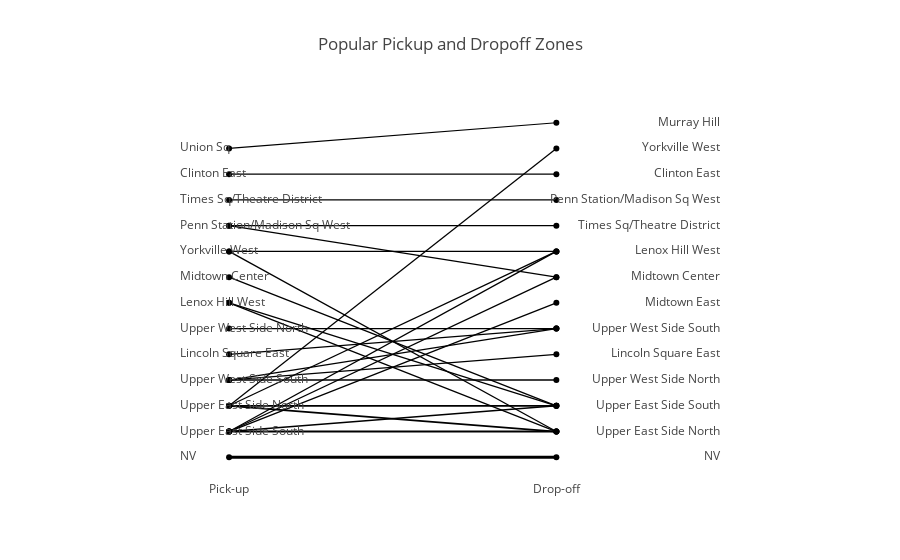

Notebook source saved alongside this figure:
### Code cell
import pandas as pd
import plotly.graph_objects as go
import streamlit as st

# Group data to count connections and take top 25
top_connections = (
    TripsWithZones.groupby(['pickup_zone', 'dropoff_zone'])
    .size()
    .reset_index(name='count')
    .sort_values('count', ascending=False)
    .head(25)
)

# Get unique pickup and dropoff zones
pickup_zones = top_connections['pickup_zone'].unique()
dropoff_zones = top_connections['dropoff_zone'].unique()

# Create Plotly figure
fig = go.Figure()

# Add lines for top connections with hover labels
for _, row in top_connections.iterrows():
    start_idx = list(pickup_zones).index(row['pickup_zone'])
    end_idx = list(dropoff_zones).index(row['dropoff_zone'])
    count = row['count']
    
    # Add a trace for each connection
    fig.add_trace(go.Scatter(
        x=[1, 3],
        y=[start_idx, end_idx],
        mode='lines+markers',
        line=dict(
            width=1 + 2 * (count / top_connections['count'].max()),  # Line thickness
            color='black'
        ),
        hoverinfo='text',
        text=f"{row['pickup_zone']} → {row['dropoff_zone']}<br>Trips: {count}",
        marker=dict(size=6, color='black')  # Markers at endpoints
    ))

# Add labels for pickup zones on the far left (outside the graph)
for idx, zone in enumerate(pickup_zones):
    fig.add_trace(go.Scatter(
        x=[0.7],  # Move further to the left
        y=[idx],
        mode='text',
        text=[zone],
        textposition='middle right',  # Ensure proper alignment
        hoverinfo='skip',
        showlegend=False,
        textfont=dict(size=12)
    ))

# Add labels for dropoff zones on the far right (outside the graph)
for idx, zone in enumerate(dropoff_zones):
    fig.add_trace(go.Scatter(
        x=[4],  # Move further to the right
        y=[idx],
        mode='text',
        text=[zone],
        textposition='middle left',  # Ensure proper alignment
        hoverinfo='skip',
        showlegend=False,
        textfont=dict(size=12)
    ))

# Customize the layout
fig.update_layout(
    title="Popular Pickup and Dropoff Zones",
    xaxis=dict(
        tickvals=[1, 3],
        ticktext=['Pick-up', 'Drop-off'],
        showgrid=False,
        zeroline=False
    ),
    yaxis=dict(
        showgrid=False,
        zeroline=False,
        showticklabels=False  # Hide default tick labels for clarity
    ),
    showlegend=False,
    plot_bgcolor='white',
    margin=dict(l=150, r=150)  # Add more space for labels
)

# Display in Streamlit
fig.show()

### Figure 1 — Plotly figure (JSON) as saved in the notebook; plotly's stock layout.template omitted (floating-point values rounded to 4 significant figures)
{"data": [{"hoverinfo": "text", "line": {"color": "black", "width": 3}, "marker": {"color": "black", "size": 6}, "mode": "lines+markers", "text": "NV → NV<br>Trips: 116944", "type": "scatter", "x": [1, 3], "y": [0, 0]}, {"hoverinfo": "text", "line": {"color": "black", "width": 1.801}, "marker": {"color": "black", "size": 6}, "mode": "lines+markers", "text": "Upper East Side South → Upper East Side North<br>Trips: 46855", "type": "scatter", "x": [1, 3], "y": [1, 1]}, {"hoverinfo": "text", "line": {"color": "black", "width": 1.741}, "marker": {"color": "black", "size": 6}, "mode": "lines+markers", "text": "Upper East Side North → Upper East Side North<br>Trips: 43316", "type": "scatter", "x": [1, 3], "y": [2, 1]}, {"hoverinfo": "text", "line": {"color": "black", "width": 1.68}, "marker": {"color": "black", "size": 6}, "mode": "lines+markers", "text": "Upper East Side North → Upper East Side South<br>Trips: 39737", "type": "scatter", "x": [1, 3], "y": [2, 2]}, {"hoverinfo": "text", "line": {"color": "black", "width": 1.62}, "marker": {"color": "black", "size": 6}, "mode": "lines+markers", "text": "Upper East Side South → Upper East Side South<br>Trips: 36260", "type": "scatter", "x": [1, 3], "y": [1, 2]}, {"hoverinfo": "text", "line": {"color": "black", "width": 1.398}, "marker": {"color": "black", "size": 6}, "mode": "lines+markers", "text": "Upper West Side South → Upper West Side North<br>Trips: 23278", "type": "scatter", "x": [1, 3], "y": [3, 3]}, {"hoverinfo": "text", "line": {"color": "black", "width": 1.362}, "marker": {"color": "black", "size": 6}, "mode": "lines+markers", "text": "Upper West Side South → Lincoln Square East<br>Trips: 21138", "type": "scatter", "x": [1, 3], "y": [3, 4]}, {"hoverinfo": "text", "line": {"color": "black", "width": 1.35}, "marker": {"color": "black", "size": 6}, "mode": "lines+markers", "text": "Lincoln Square East → Upper West Side South<br>Trips: 20448", "type": "scatter", "x": [1, 3], "y": [4, 5]}, {"hoverinfo": "text", "line": {"color": "black", "width": 1.344}, "marker": {"color": "black", "size": 6}, "mode": "lines+markers", "text": "Upper West Side North → Upper West Side South<br>Trips: 20102", "type": "scatter", "x": [1, 3], "y": [5, 5]}, {"hoverinfo": "text", "line": {"color": "black", "width": 1.318}, "marker": {"color": "black", "size": 6}, "mode": "lines+markers", "text": "Lenox Hill West → Upper East Side North<br>Trips: 18595", "type": "scatter", "x": [1, 3], "y": [6, 1]}, {"hoverinfo": "text", "line": {"color": "black", "width": 1.31}, "marker": {"color": "black", "size": 6}, "mode": "lines+markers", "text": "Upper East Side South → Midtown East<br>Trips: 18123", "type": "scatter", "x": [1, 3], "y": [1, 6]}, {"hoverinfo": "text", "line": {"color": "black", "width": 1.305}, "marker": {"color": "black", "size": 6}, "mode": "lines+markers", "text": "Midtown Center → Upper East Side South<br>Trips: 17822", "type": "scatter", "x": [1, 3], "y": [7, 2]}, {"hoverinfo": "text", "line": {"color": "black", "width": 1.302}, "marker": {"color": "black", "size": 6}, "mode": "lines+markers", "text": "Yorkville West → Upper East Side North<br>Trips: 17646", "type": "scatter", "x": [1, 3], "y": [8, 1]}, {"hoverinfo": "text", "line": {"color": "black", "width": 1.296}, "marker": {"color": "black", "size": 6}, "mode": "lines+markers", "text": "Upper West Side South → Upper West Side South<br>Trips: 17335", "type": "scatter", "x": [1, 3], "y": [3, 5]}, {"hoverinfo": "text", "line": {"color": "black", "width": 1.296}, "marker": {"color": "black", "size": 6}, "mode": "lines+markers", "text": "Upper East Side South → Midtown Center<br>Trips: 17285", "type": "scatter", "x": [1, 3], "y": [1, 7]}, {"hoverinfo": "text", "line": {"color": "black", "width": 1.294}, "marker": {"color": "black", "size": 6}, "mode": "lines+markers", "text": "Penn Station/Madison Sq West → Midtown Center<br>Trips: 17185", "type": "scatter", "x": [1, 3], "y": [9, 7]}, {"hoverinfo": "text", "line": {"color": "black", "width": 1.29}, "marker": {"color": "black", "size": 6}, "mode": "lines+markers", "text": "Upper East Side South → Lenox Hill West<br>Trips: 16945", "type": "scatter", "x": [1, 3], "y": [1, 8]}, {"hoverinfo": "text", "line": {"color": "black", "width": 1.285}, "marker": {"color": "black", "size": 6}, "mode": "lines+markers", "text": "Penn Station/Madison Sq West → Times Sq/Theatre District<br>Trips: 16691", "type": "scatter", "x": [1, 3], "y": [9, 9]}, {"hoverinfo": "text", "line": {"color": "black", "width": 1.284}, "marker": {"color": "black", "size": 6}, "mode": "lines+markers", "text": "Times Sq/Theatre District → Penn Station/Madison Sq West<br>Trips: 16593", "type": "scatter", "x": [1, 3], "y": [10, 10]}, {"hoverinfo": "text", "line": {"color": "black", "width": 1.28}, "marker": {"color": "black", "size": 6}, "mode": "lines+markers", "text": "Lenox Hill West → Upper East Side South<br>Trips: 16395", "type": "scatter", "x": [1, 3], "y": [6, 2]}, {"hoverinfo": "text", "line": {"color": "black", "width": 1.274}, "marker": {"color": "black", "size": 6}, "mode": "lines+markers", "text": "Clinton East → Clinton East<br>Trips: 16033", "type": "scatter", "x": [1, 3], "y": [11, 11]}, {"hoverinfo": "text", "line": {"color": "black", "width": 1.274}, "marker": {"color": "black", "size": 6}, "mode": "lines+markers", "text": "Upper East Side North → Lenox Hill West<br>Trips: 16026", "type": "scatter", "x": [1, 3], "y": [2, 8]}, {"hoverinfo": "text", "line": {"color": "black", "width": 1.267}, "marker": {"color": "black", "size": 6}, "mode": "lines+markers", "text": "Yorkville West → Lenox Hill West<br>Trips: 15600", "type": "scatter", "x": [1, 3], "y": [8, 8]}, {"hoverinfo": "text", "line": {"color": "black", "width": 1.256}, "marker": {"color": "black", "size": 6}, "mode": "lines+markers", "text": "Upper East Side North → Yorkville West<br>Trips: 14955", "type": "scatter", "x": [1, 3], "y": [2, 12]}, {"hoverinfo": "text", "line": {"color": "black", "width": 1.253}, "marker": {"color": "black", "size": 6}, "mode": "lines+markers", "text": "Union Sq → Murray Hill<br>Trips: 14792", "type": "scatter", "x": [1, 3], "y": [12, 13]}, {"hoverinfo": "skip", "mode": "text", "showlegend": false, "text": ["NV"], "textfont": {"size": 12}, "textposition": "middle right", "type": "scatter", "x": [0.7], "y": [0]}, {"hoverinfo": "skip", "mode": "text", "showlegend": false, "text": ["Upper East Side South"], "textfont": {"size": 12}, "textposition": "middle right", "type": "scatter", "x": [0.7], "y": [1]}, {"hoverinfo": "skip", "mode": "text", "showlegend": false, "text": ["Upper East Side North"], "textfont": {"size": 12}, "textposition": "middle right", "type": "scatter", "x": [0.7], "y": [2]}, {"hoverinfo": "skip", "mode": "text", "showlegend": false, "text": ["Upper West Side South"], "textfont": {"size": 12}, "textposition": "middle right", "type": "scatter", "x": [0.7], "y": [3]}, {"hoverinfo": "skip", "mode": "text", "showlegend": false, "text": ["Lincoln Square East"], "textfont": {"size": 12}, "textposition": "middle right", "type": "scatter", "x": [0.7], "y": [4]}, {"hoverinfo": "skip", "mode": "text", "showlegend": false, "text": ["Upper West Side North"], "textfont": {"size": 12}, "textposition": "middle right", "type": "scatter", "x": [0.7], "y": [5]}, {"hoverinfo": "skip", "mode": "text", "showlegend": false, "text": ["Lenox Hill West"], "textfont": {"size": 12}, "textposition": "middle right", "type": "scatter", "x": [0.7], "y": [6]}, {"hoverinfo": "skip", "mode": "text", "showlegend": false, "text": ["Midtown Center"], "textfont": {"size": 12}, "textposition": "middle right", "type": "scatter", "x": [0.7], "y": [7]}, {"hoverinfo": "skip", "mode": "text", "showlegend": false, "text": ["Yorkville West"], "textfont": {"size": 12}, "textposition": "middle right", "type": "scatter", "x": [0.7], "y": [8]}, {"hoverinfo": "skip", "mode": "text", "showlegend": false, "text": ["Penn Station/Madison Sq West"], "textfont": {"size": 12}, "textposition": "middle right", "type": "scatter", "x": [0.7], "y": [9]}, {"hoverinfo": "skip", "mode": "text", "showlegend": false, "text": ["Times Sq/Theatre District"], "textfont": {"size": 12}, "textposition": "middle right", "type": "scatter", "x": [0.7], "y": [10]}, {"hoverinfo": "skip", "mode": "text", "showlegend": false, "text": ["Clinton East"], "textfont": {"size": 12}, "textposition": "middle right", "type": "scatter", "x": [0.7], "y": [11]}, {"hoverinfo": "skip", "mode": "text", "showlegend": false, "text": ["Union Sq"], "textfont": {"size": 12}, "textposition": "middle right", "type": "scatter", "x": [0.7], "y": [12]}, {"hoverinfo": "skip", "mode": "text", "showlegend": false, "text": ["NV"], "textfont": {"size": 12}, "textposition": "middle left", "type": "scatter", "x": [4], "y": [0]}, {"hoverinfo": "skip", "mode": "text", "showlegend": false, "text": ["Upper East Side North"], "textfont": {"size": 12}, "textposition": "middle left", "type": "scatter", "x": [4], "y": [1]}, {"hoverinfo": "skip", "mode": "text", "showlegend": false, "text": ["Upper East Side South"], "textfont": {"size": 12}, "textposition": "middle left", "type": "scatter", "x": [4], "y": [2]}, {"hoverinfo": "skip", "mode": "text", "showlegend": false, "text": ["Upper West Side North"], "textfont": {"size": 12}, "textposition": "middle left", "type": "scatter", "x": [4], "y": [3]}, {"hoverinfo": "skip", "mode": "text", "showlegend": false, "text": ["Lincoln Square East"], "textfont": {"size": 12}, "textposition": "middle left", "type": "scatter", "x": [4], "y": [4]}, {"hoverinfo": "skip", "mode": "text", "showlegend": false, "text": ["Upper West Side South"], "textfont": {"size": 12}, "textposition": "middle left", "type": "scatter", "x": [4], "y": [5]}, {"hoverinfo": "skip", "mode": "text", "showlegend": false, "text": ["Midtown East"], "textfont": {"size": 12}, "textposition": "middle left", "type": "scatter", "x": [4], "y": [6]}, {"hoverinfo": "skip", "mode": "text", "showlegend": false, "text": ["Midtown Center"], "textfont": {"size": 12}, "textposition": "middle left", "type": "scatter", "x": [4], "y": [7]}, {"hoverinfo": "skip", "mode": "text", "showlegend": false, "text": ["Lenox Hill West"], "textfont": {"size": 12}, "textposition": "middle left", "type": "scatter", "x": [4], "y": [8]}, {"hoverinfo": "skip", "mode": "text", "showlegend": false, "text": ["Times Sq/Theatre District"], "textfont": {"size": 12}, "textposition": "middle left", "type": "scatter", "x": [4], "y": [9]}, {"hoverinfo": "skip", "mode": "text", "showlegend": false, "text": ["Penn Station/Madison Sq West"], "textfont": {"size": 12}, "textposition": "middle left", "type": "scatter", "x": [4], "y": [10]}, {"hoverinfo": "skip", "mode": "text", "showlegend": false, "text": ["Clinton East"], "textfont": {"size": 12}, "textposition": "middle left", "type": "scatter", "x": [4], "y": [11]}, {"hoverinfo": "skip", "mode": "text", "showlegend": false, "text": ["Yorkville West"], "textfont": {"size": 12}, "textposition": "middle left", "type": "scatter", "x": [4], "y": [12]}, {"hoverinfo": "skip", "mode": "text", "showlegend": false, "text": ["Murray Hill"], "textfont": {"size": 12}, "textposition": "middle left", "type": "scatter", "x": [4], "y": [13]}], "layout": {"margin": {"l": 150, "r": 150}, "plot_bgcolor": "white", "showlegend": false, "title": {"text": "Popular Pickup and Dropoff Zones"}, "xaxis": {"showgrid": false, "ticktext": ["Pick-up", "Drop-off"], "tickvals": [1, 3], "zeroline": false}, "yaxis": {"showgrid": false, "showticklabels": false, "zeroline": false}}}
